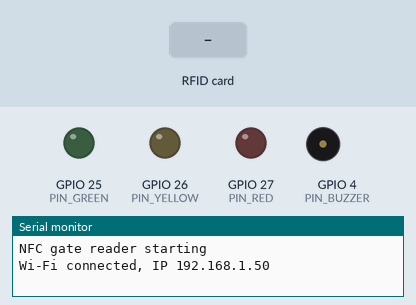
Bench run of a sketch on a simulated ESP32. Shown: output pins drawn as LEDs (lit = HIGH), buzzer (waves = sounding, pin HIGH), the last lines printed to the serial monitor. The inputs (shaded band) are chosen by the test bench. WiFi joins after 1.5 s; servers stay silent unless stated; uploads are accepted with an empty reply; the local clock reads 2024-03-15 10:24:30 at power-on unless the sketch sets it.

Above: at 2.8 s.
2.9 s: RFID card 5E 7A 19 C4 held to the reader
At 3.21 s:
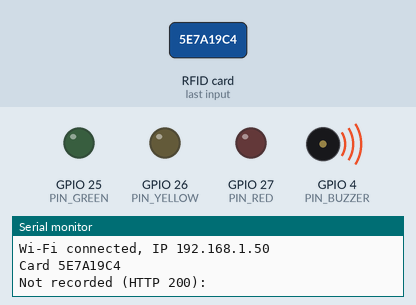
At 4.9 s:
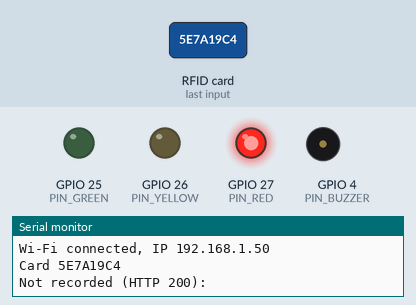
Timing chart, 0 to 6.8 s (numbered marks = the images above; inputs shaded):
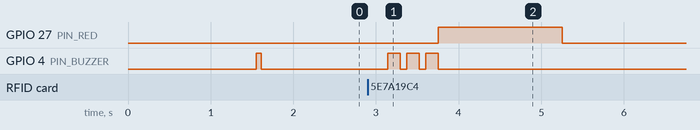

Measured:
- after the input at 2.9 s, GPIO 27 (PIN_RED): LOW → HIGH after 0.85 s, → LOW 1.5 s later; GPIO 4 (PIN_BUZZER): alternates HIGH for 0.15 s and LOW for 0.08 s, 6 changes in all, then stays LOW, starting after 0.24 s

The sketch:

esp32_rc522.ino
```cpp
// NFC gate reader: ESP32 + MFRC522 (RC522) module.
// A student taps their card, the reader sends the card ID to the attendance server,
// and the green (IN) or yellow (OUT) light and the buzzer confirm it.
// Taps made while Wi-Fi is down are kept with their time and sent later.
//
// Libraries (Arduino Library Manager): "MFRC522" by GithubCommunity (miguelbalboa)
// Board: "ESP32 Dev Module" (Espressif ESP32 core)
//
// Wiring (RC522 -> ESP32):  SDA/SS -> GPIO 5, SCK -> 18, MOSI -> 23, MISO -> 19,
//                           RST -> 22, 3.3V -> 3V3, GND -> GND
// Green LED -> GPIO 25, Yellow LED -> GPIO 26, Red LED -> GPIO 27 (each with a 220 ohm resistor)
// Active buzzer -> GPIO 4

#include <WiFi.h>
#include <HTTPClient.h>
#include <WiFiClientSecure.h>
#include <SPI.h>
#include <MFRC522.h>
#include <time.h>

// ---------- Change these ----------
const char* WIFI_SSID = "School-WiFi";
const char* WIFI_PASSWORD = "wifi-password";
// Your server address, no slash at the end, e.g. https://attendance.yourschool.edu.ph
const char* SERVER_URL = "https://your-server.example.com";
// Dashboard -> Gate readers -> Add reader -> reader key
const char* DEVICE_KEY = "dev_paste_the_reader_key_here";
// ----------------------------------

const int PIN_SS = 5;
const int PIN_RST = 22;
const int PIN_GREEN = 25;
const int PIN_YELLOW = 26;
const int PIN_RED = 27;
const int PIN_BUZZER = 4;

const int QUEUE_SIZE = 100;
struct Tap {
  char uid[21];
  time_t at;
};
Tap queue[QUEUE_SIZE];
int queueCount = 0;

MFRC522 rfid(PIN_SS, PIN_RST);
String lastUid = "";
unsigned long lastTapMs = 0;
unsigned long lastSyncMs = 0;

void beep(int times, int ms) {
  for (int i = 0; i < times; i++) {
    digitalWrite(PIN_BUZZER, HIGH);
    delay(ms);
    digitalWrite(PIN_BUZZER, LOW);
    if (i < times - 1) delay(80);
  }
}

void flash(int pin, int ms) {
  digitalWrite(pin, HIGH);
  delay(ms);
  digitalWrite(pin, LOW);
}

void connectWiFi() {
  if (WiFi.status() == WL_CONNECTED) return;
  WiFi.mode(WIFI_STA);
  WiFi.begin(WIFI_SSID, WIFI_PASSWORD);
  unsigned long start = millis();
  while (WiFi.status() != WL_CONNECTED && millis() - start < 10000) delay(250);
  if (WiFi.status() == WL_CONNECTED) {
    Serial.printf("Wi-Fi connected, IP %s\n", WiFi.localIP().toString().c_str());
    configTime(0, 0, "pool.ntp.org", "time.google.com");
  } else {
    Serial.println("Wi-Fi not connected, taps will be saved and sent later");
  }
}

bool clockReady() {
  return time(nullptr) > 1700000000;  // NTP has set the clock
}

// Returns the HTTP status (0 when the server could not be reached) and fills `body`.
int postTap(const char* uid, time_t at, String& body) {
  if (WiFi.status() != WL_CONNECTED) return 0;
  WiFiClientSecure secure;
  WiFiClient plain;
  HTTPClient http;
  String url = String(SERVER_URL) + "/api/tap";
  bool ok;
  if (url.startsWith("https")) {
    secure.setInsecure();  // Skips certificate checks. Use secure.setCACert(...) for a pinned certificate.
    ok = http.begin(secure, url);
  } else {
    ok = http.begin(plain, url);
  }
  if (!ok) return 0;
  http.setTimeout(8000);
  http.addHeader("Content-Type", "application/json");
  http.addHeader("X-Device-Key", DEVICE_KEY);
  String json = String("{\"uid\":\"") + uid + "\"";
  if (at > 0) json += String(",\"at\":") + String((long)at);
  json += "}";
  int status = http.POST(json);
  body = status > 0 ? http.getString() : "";
  http.end();
  return status > 0 ? status : 0;
}

void enqueue(const char* uid) {
  if (queueCount == QUEUE_SIZE) {
    memmove(&queue[0], &queue[1], sizeof(Tap) * (QUEUE_SIZE - 1));
    queueCount--;
  }
  strncpy(queue[queueCount].uid, uid, sizeof(queue[queueCount].uid) - 1);
  queue[queueCount].uid[sizeof(queue[queueCount].uid) - 1] = 0;
  queue[queueCount].at = clockReady() ? time(nullptr) : 0;
  queueCount++;
  Serial.printf("Saved offline (%d waiting)\n", queueCount);
}

void syncQueue() {
  while (queueCount > 0) {
    String body;
    int status = postTap(queue[0].uid, queue[0].at, body);
    if (status == 0 || status >= 500 || status == 401) return;  // try again later
    memmove(&queue[0], &queue[1], sizeof(Tap) * (queueCount - 1));
    queueCount--;
    Serial.printf("Synced an offline tap (%d left)\n", queueCount);
  }
}

void showResult(int status, const String& body) {
  if (status == 200 && body.indexOf("\"status\":\"ok\"") >= 0) {
    bool in = body.indexOf("\"direction\":\"IN\"") >= 0;
    Serial.println(in ? "IN" : "OUT");
    beep(1, 120);
    flash(in ? PIN_GREEN : PIN_YELLOW, 1500);
  } else if (status == 200 && body.indexOf("\"status\":\"duplicate\"") >= 0) {
    Serial.println("Already recorded");
    beep(2, 60);
    flash(PIN_GREEN, 400);
  } else {
    Serial.printf("Not recorded (HTTP %d): %s\n", status, body.c_str());
    beep(3, 150);
    flash(PIN_RED, 1500);
  }
}

void setup() {
  Serial.begin(115200);
  pinMode(PIN_GREEN, OUTPUT);
  pinMode(PIN_YELLOW, OUTPUT);
  pinMode(PIN_RED, OUTPUT);
  pinMode(PIN_BUZZER, OUTPUT);
  SPI.begin();
  rfid.PCD_Init();
  Serial.println("NFC gate reader starting");
  connectWiFi();
  beep(1, 60);
}

void loop() {
  if (millis() - lastSyncMs > 15000) {
    lastSyncMs = millis();
    connectWiFi();
    syncQueue();
  }

  if (!rfid.PICC_IsNewCardPresent() || !rfid.PICC_ReadCardSerial()) {
    delay(30);
    return;
  }

  char uid[21] = {0};
  for (byte i = 0; i < rfid.uid.size && i < 10; i++) sprintf(uid + i * 2, "%02X", rfid.uid.uidByte[i]);
  rfid.PICC_HaltA();
  rfid.PCD_StopCrypto1();

  // The same card held on the reader is read many times; count it once every 3 seconds.
  if (lastUid == uid && millis() - lastTapMs < 3000) return;
  lastUid = uid;
  lastTapMs = millis();
  Serial.printf("Card %s\n", uid);

  String body;
  int status = postTap(uid, 0, body);
  if (status == 0 || status >= 500) {
    enqueue(uid);
    beep(1, 120);
    flash(PIN_YELLOW, 300);
    flash(PIN_GREEN, 300);
    return;
  }
  showResult(status, body);
}
```
